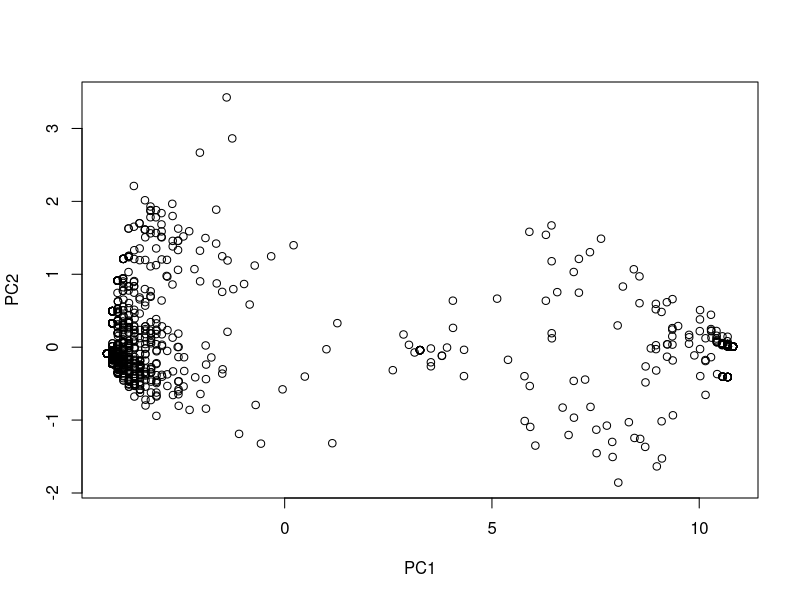
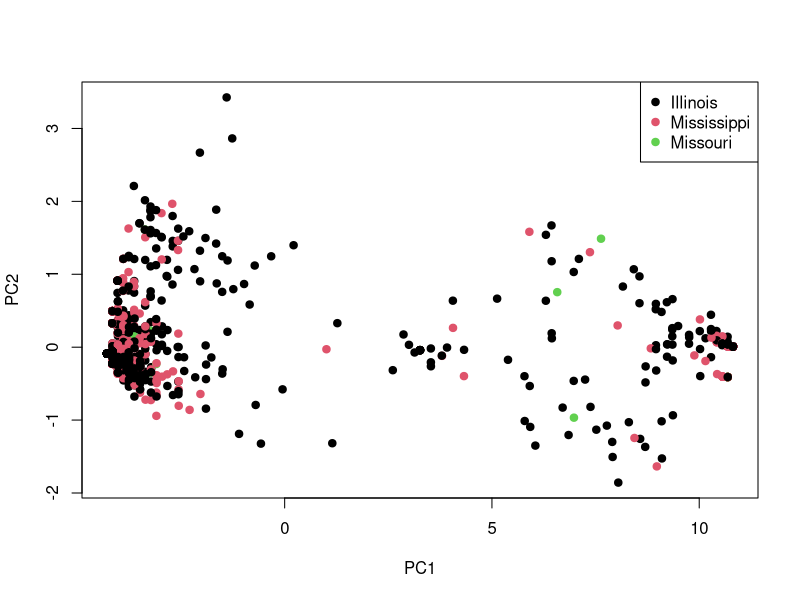

Recreate these plots in R, in order.
## ---- chunk 1
A <- c("FOX","BEAR","DOG","CAT","MOUSE")
B <- c("BEAR","CAT","MOUSE","FOX","DOG")
match(A,B)
## ---- chunk 2
match(B,A)
## ---- chunk 3
C <- B[match(A,B)]
C
## ---- chunk 4
data("airquality")
head(airquality)
## ---- chunk 5
is.na(airquality$Ozone)
## ---- chunk 6
ind <- is.na(airquality$Ozone)
sub <- airquality[ind,]
head(sub)
## ---- chunk 7
ind <- !is.na(airquality$Ozone)
sub <- airquality[ind,]
head(sub)
## ---- chunk 8
complete.cases(airquality)
which(complete.cases(airquality))
sub <- airquality[which(complete.cases(airquality)),]
head(sub)
## ---- chunk 9
sub <- na.omit(airquality)
head(sub)
## ---- chunk 10
mean(airquality$Ozone)
## ---- chunk 11
mean(airquality$Ozone,na.rm=T)
## ---- chunk 12
ourfunction <- function(x) {
  top <- mean(x,na.rm=T)
  bottom <- length(!is.na(x))
  metric <- top/bottom
  return(top)
}
## ---- chunk 13
a <- c(1,4,54,72,4,1)
ourfunction(a)
## ---- chunk 14
ourmetric <- apply(airquality,MARGIN=1,ourfunction)
ourmetric
## ---- chunk 15
genofile <- read.csv("data/lamar_genotypes.csv")
head(genofile)
## ---- chunk 16
IDs <- genofile[,1]
genos <- genofile[,2:ncol(genofile)]
## ---- chunk 17
meta <- read.csv("data/lamar_metadata.csv",stringsAsFactors = T)
head(meta)
## ---- chunk 18
ordermeta <- meta[match(IDs,meta$ID),]
## ---- chunk 19
allelefreq <- function(x) {
  length <- length(na.omit(x))
  sum <- sum(x, na.rm=T)
  freq <- sum/(length*2)
  return(freq)
}
## ---- chunk 20
bigAlleles <- apply(genos,1,allelefreq)
summary(bigAlleles)
## ---- chunk 21
aggregate(bigAlleles,list(ordermeta$Field.ID),mean)
a <- aggregate(bigAlleles,list(ordermeta$River),mean)
## ---- chunk 22
subgen <- na.omit(genos)
head(subgen)
submeta <- ordermeta[complete.cases(genos),]
head(submeta)
## ---- chunk 23
pca <- prcomp(subgen)
plot(pca$x)
## ---- chunk 24
plot(pca$x,col=submeta$River,pch=19)
legend("topright", legend=levels(submeta$River), pch=19, col=1:nlevels(submeta$River))
